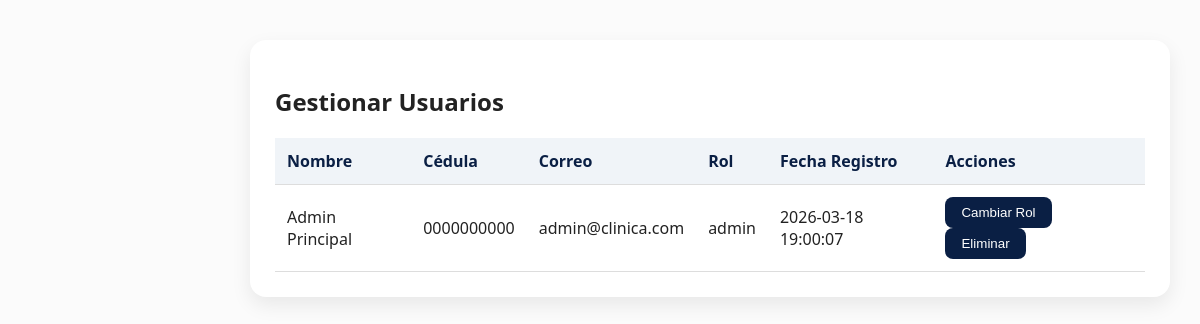
The app's page /admin/usuarios.php (signed in) with its own data.
### tables this page shows
CREATE TABLE usuarios (
    id INT AUTO_INCREMENT PRIMARY KEY,
    nombre VARCHAR(100) NOT NULL,
    cedula VARCHAR(20),
    telefono VARCHAR(20),
    correo VARCHAR(100) UNIQUE NOT NULL,   
    password VARCHAR(255) NOT NULL,
    seguro VARCHAR(10),
    rol ENUM('admin','user') DEFAULT 'user',
    fecha_registro TIMESTAMP DEFAULT CURRENT_TIMESTAMP
);

### admin/usuarios.php (the view, shortened to what this page needs)
<?php
include("../config/db.php");
$stmt = $pdo->query("SELECT * FROM usuarios ORDER BY fecha_registro DESC");
$usuarios = $stmt->fetchAll(PDO::FETCH_ASSOC);
?>
<!DOCTYPE html>
<html lang="es">
<head>
<link rel="stylesheet" href="../assets/css/style.css">
</head>
<body>
<div class="main">
    <div class="card">
        <h2>Gestionar Usuarios</h2>
        <table>
            <tr>
                <th>Nombre</th>
                <th>Cédula</th>
                <th>Correo</th>
                <th>Rol</th>
                <th>Fecha Registro</th>
                <th>Acciones</th>
            </tr>
            <?php foreach($usuarios as $u): ?>
            <tr>
                <td><?= $u['nombre'] ?></td>
                <td><?= $u['cedula'] ?></td>
                <td><?= $u['correo'] ?></td>
                <td><?= $u['rol'] ?></td>
                <td><?= $u['fecha_registro'] ?></td>
                <td>
                    <button onclick="cambiarRol(<?= $u['id'] ?>,'<?= $u['rol'] ?>')">Cambiar Rol</button>
                    <button onclick="eliminarUsuario(<?= $u['id'] ?>)">Eliminar</button>
                </td>
            </tr>
            <?php endforeach; ?>
        </table>
    </div>
</div>
</body>
</html>

### assets/css/style.css (style rules this page uses)
body { margin: 0; font-family: 'Segoe UI', Arial, sans-serif; background: #FBFBFB; color: #222; }

### admin/usuarios.php (style rules this page uses)
.main { margin-left:220px; padding:40px 30px; }
.card { background:#fff; padding:25px; border-radius:16px; box-shadow:0 8px 20px rgba(0,0,0,0.08); margin-bottom:20px; }
table { width:100%; border-collapse:collapse; margin-top:20px; }
table th, table td { padding:12px; border-bottom:1px solid #ddd; text-align:left; }
table th { background:#f0f4f8; color:#0a1f44; }
button { padding:8px 16px; border:none; border-radius:8px; background:#0a1f44; color:white; cursor:pointer; transition:0.3s; margin-right:5px; }

### records on screen
usuarios: nombre "Admin Principal", cedula "0000000000", correo "admin@clinica.com", rol "admin", fecha_registro "2026-03-18 19:00:07"
